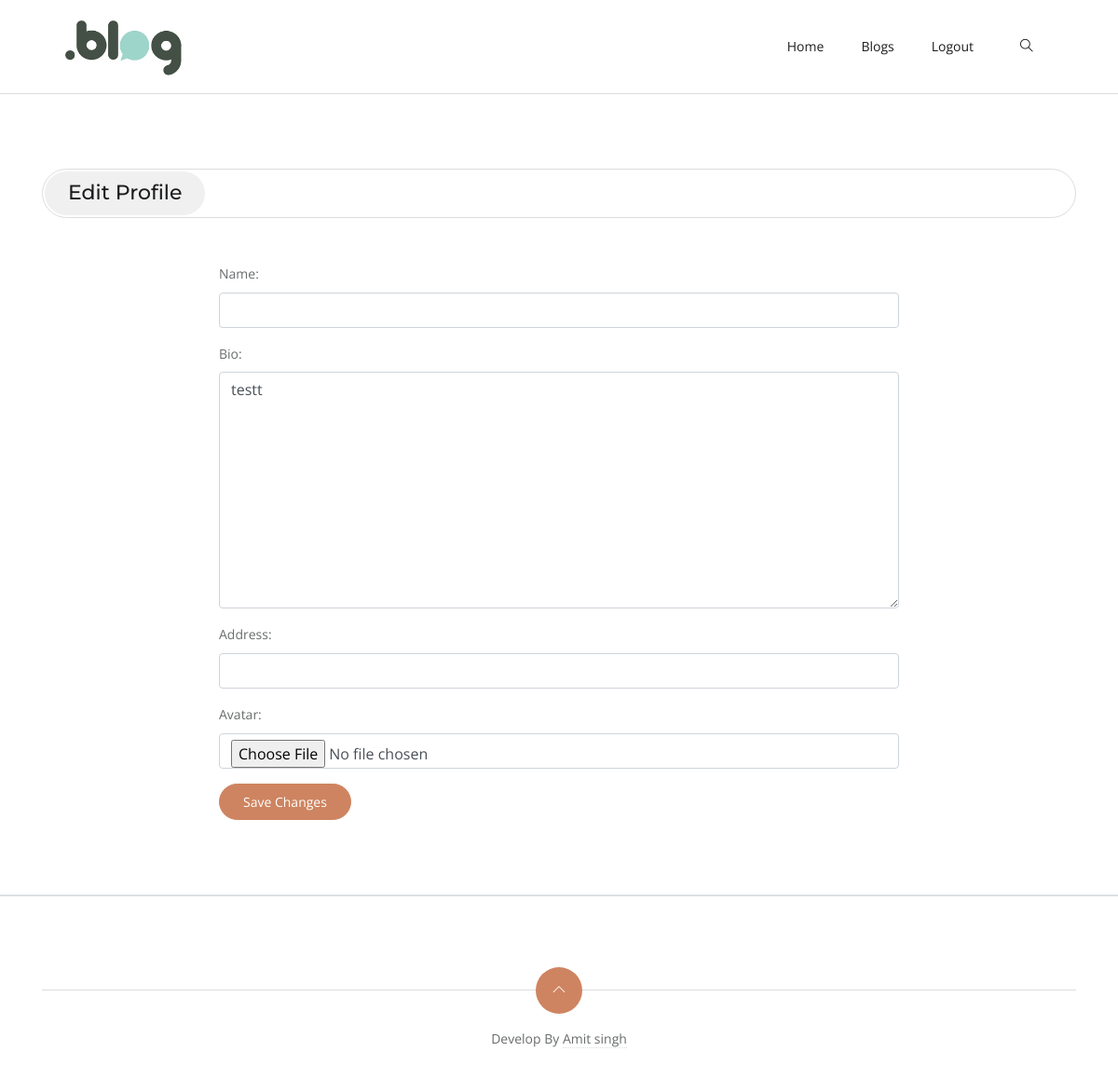
/profile-edit/ (signed in), run on an earlier commit of the app's database.
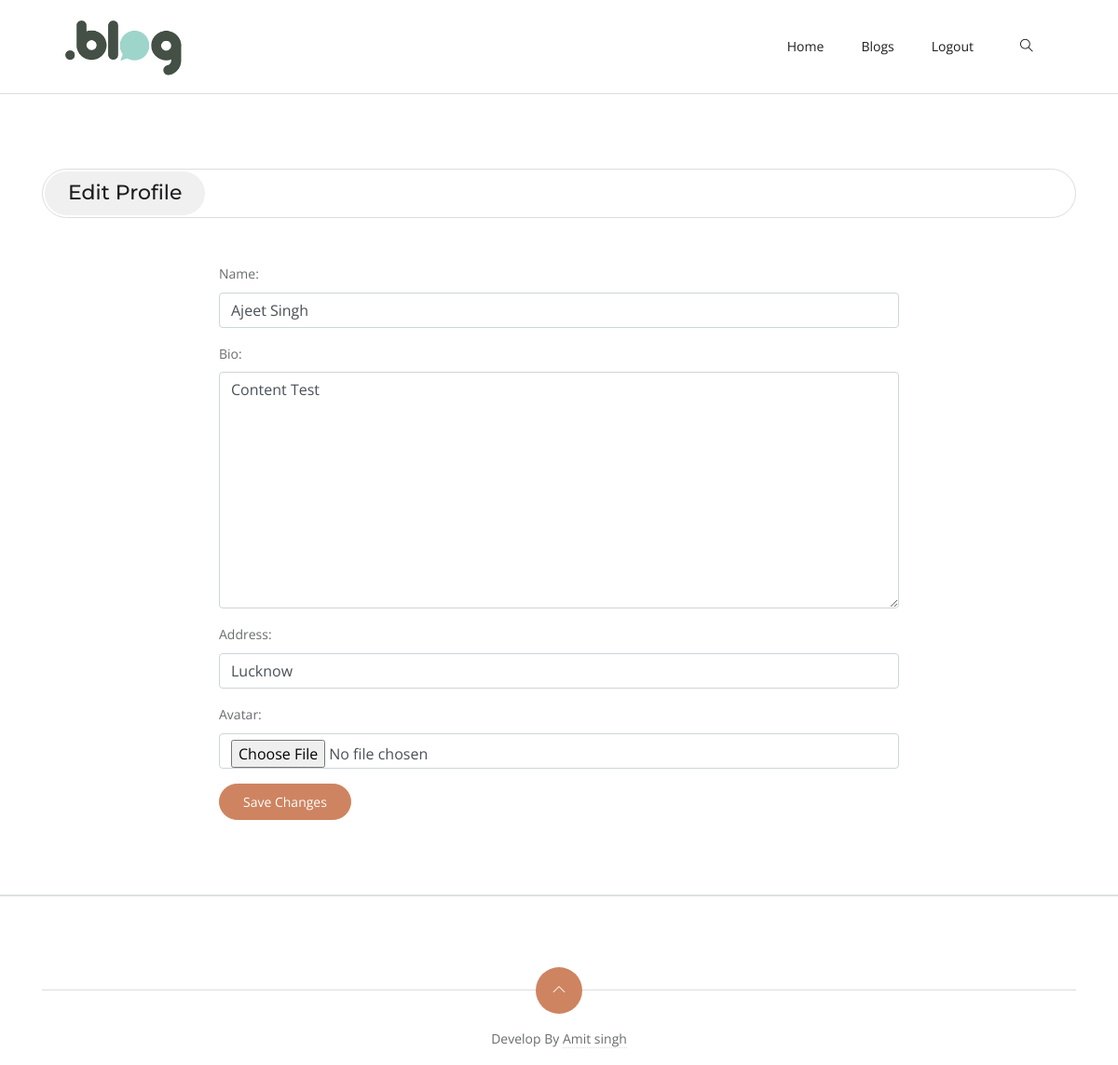
And on a later commit of the database.
### accounts/models.py (models this page shows, shortened)
class User(AbstractBaseUser, PermissionsMixin):
    email = models.EmailField(unique=True)
    username = models.CharField(max_length=200, unique=True)
    name = models.CharField(max_length=200, null=True)
    is_active = models.BooleanField(default=True)
    is_staff = models.BooleanField(default=False)
    objects = UserManager()
    USERNAME_FIELD = "email"
    REQUIRED_FIELDS = [
        "username",
        "name",
    ]

class UserProfile(models.Model):
    user = models.OneToOneField(User, on_delete=models.CASCADE)
    bio = models.TextField(null=True)
    avatar = models.ImageField(null=True, default="avatar.svg", upload_to="profile")
    address = models.CharField(max_length=200, null=True)

### accounts/views.py (the view)
# urls.py: path("profile-edit/", views.edit_profile, name="profile-edit"),
@login_required
def edit_profile(request):
    user_profile = UserProfile.objects.get(user=request.user)
    if request.method == "POST":
        profile_form = UserProfileForm(
            request.POST, request.FILES, instance=user_profile
        )
        user_form = UserForm(request.POST, instance=request.user)
        if profile_form.is_valid() and user_form.is_valid():
            profile_form.save()
            user_form.save()
            messages.success(request, "update successful!")
            return redirect("profile")
    else:
        profile_form = UserProfileForm(instance=user_profile)
        user_form = UserForm(instance=request.user)
    return render(
        request,
        "profile-edit.html",
        {
            "profile_form": profile_form,
            "user_form": user_form,
            "user_profile": user_profile,
        },
    )

### accounts/forms.py (shortened to what this page needs)
class UserProfileForm(forms.ModelForm):
    avatar = forms.ImageField(
        required=False,
        error_messages={"invalid": ("image files only")},
        widget=forms.FileInput,
    )
    class Meta:
        model = UserProfile
        fields = [
            "bio",
            "address",
            "avatar",
        ]
    def __init__(self, *args, **kwargs):
        super(UserProfileForm, self).__init__(*args, **kwargs)
        for field in self.fields:
            self.fields[field].widget.attrs["class"] = "form-control"

class UserForm(forms.ModelForm):
    class Meta:
        model = User
        fields = [
            "name",
        ]

### accounts/templates/profile-edit.html (shortened to what this page needs)
{% extends 'base.html' %}
{% load static %}
{% block content %}
  <section class="section-sm border-bottom">
    <div class="container">
      <div class="row">
        <div class="col-12">
          <div class="title-bordered mb-5">
            <h1 class="h4">Edit Profile</h1>
          </div>
        </div>
        <div class="col-lg-8 offset-lg-2">
          <form method="post" enctype="multipart/form-data">
            {{ user_form.as_p }}
            {{ profile_form.as_p }}
            <button type="submit" class="btn btn-primary">Save Changes</button>
          </form>
        </div>
      </div>
    </div>
  </section>
{% endblock %}

What changed in the data, as far as the page shows it:
changed User: name (not shown) → "Ajeet Singh"
changed UserProfile: bio "testt" → "Content Test"; address (not shown) → "Lucknow"
